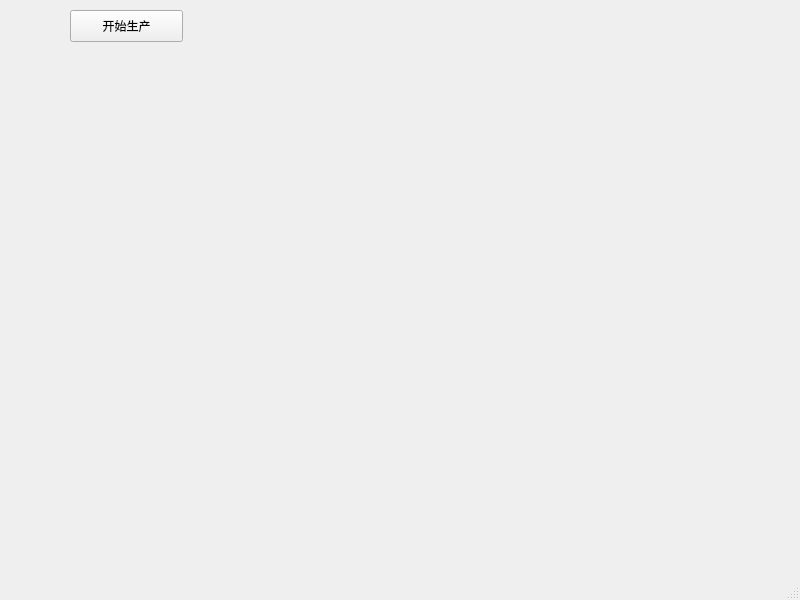
<?xml version="1.0" encoding="UTF-8"?>
<ui version="4.0">
 <class>MainWindow</class>
 <widget class="QMainWindow" name="MainWindow">
  <property name="geometry">
   <rect>
    <x>0</x>
    <y>0</y>
    <width>800</width>
    <height>600</height>
   </rect>
  </property>
  <property name="windowTitle">
   <string>MainWindow</string>
  </property>
  <widget class="QWidget" name="centralwidget">
   <widget class="QPushButton" name="pushButton">
    <property name="geometry">
     <rect>
      <x>70</x>
      <y>10</y>
      <width>113</width>
      <height>32</height>
     </rect>
    </property>
    <property name="text">
     <string>开始生产</string>
    </property>
   </widget>
  </widget>
  <widget class="QMenuBar" name="menubar">
   <property name="geometry">
    <rect>
     <x>0</x>
     <y>0</y>
     <width>800</width>
     <height>24</height>
    </rect>
   </property>
  </widget>
  <widget class="QStatusBar" name="statusbar"/>
 </widget>
 <resources/>
 <connections/>
</ui>
